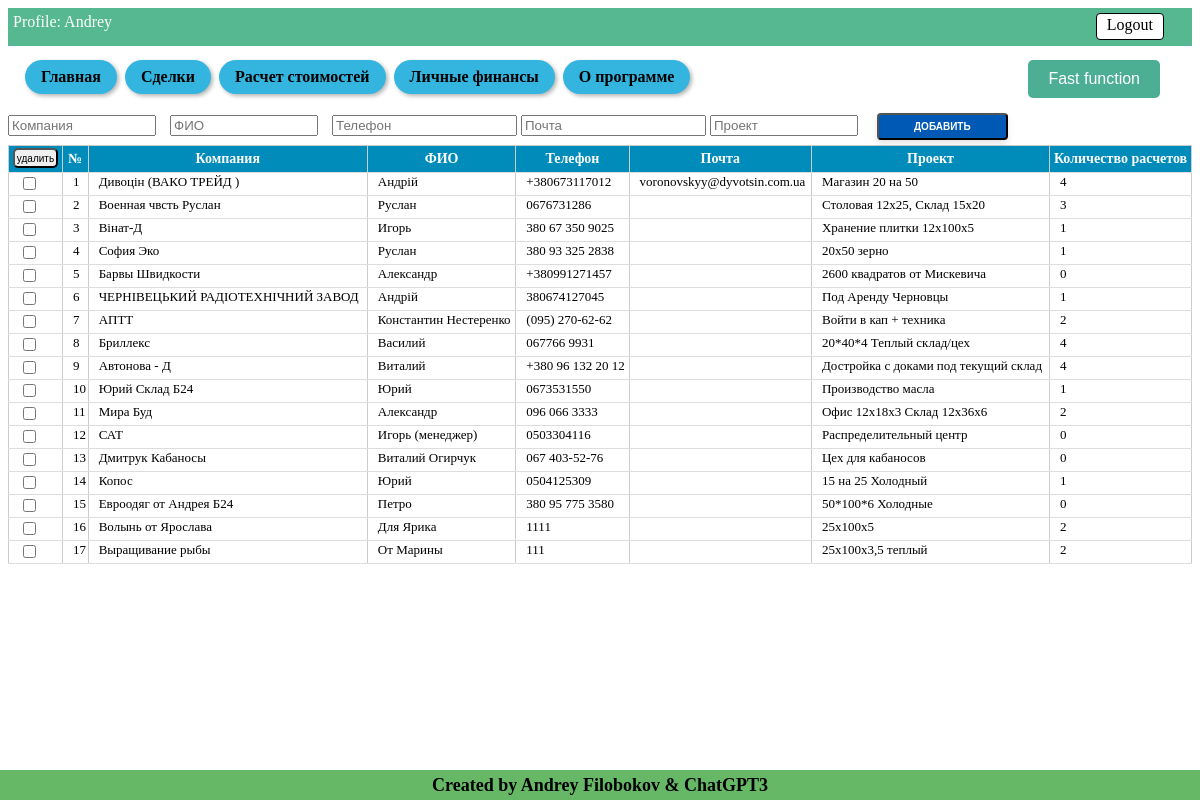
Screenshot of /leads (signed in) with the database file from the repository.
### tables this page shows
CREATE TABLE users (
id integer PRIMARY KEY AUTOINCREMENT,
name text NOT NULL,
email text NOT NULL,
psw text NOT NULL
);

CREATE TABLE lead (id integer PRIMARY KEY AUTOINCREMENT, unique_ID TEXT, company text NOT NULL, name text NOT NULL, phone text NOT NULL, mail text NOT NULL, project text NOT NULL, amount_calc INTEGER DEFAULT (0), job_title text NOT NULL, price text NOT NULL, profit text NOT NULL, user_email TEXT, product TEXT, comments_history TEXT, event TEXT, Layout BLOB, Offers BLOB);

### Saleshelp.py (the view, shortened to what this page needs)
@app.route('/leads', methods=["POST", "GET"])
@login_required
def leads():
    dbase = FDataBase(get_db())
    get_new_lead = dbase.get_info_records('lead', current_user.get_user_email())
    get_new_lead = [ [row[column_name] for column_name in row.keys()] for row in get_new_lead]
    for lead in get_new_lead:
        amount_calc = dbase.get_amount_records('my_warehouse', 'lead_ID', lead[0])
        dbase.update_record("lead", 'id', lead[0], {'amount_calc': amount_calc})
        lead[7] = amount_calc
    return render_template('leads.html', title='My LEADS', menu=menu,
                           title_table_leads=title_table_leads,
                           get_new_lead=get_new_lead,
                           current_user=current_user.get_user_name(),
                           )

### Saleshelp.py (called while the page is built)
def connect_db():
    conn = sqlite3.connect(app.config['DATABASE'])
    conn.row_factory = sqlite3.Row
    return conn

def get_db():
    if not hasattr(g, 'link_db'):
        g.link_db = connect_db()
    return g.link_db

@login_manager.user_loader
def load_user(user_id):
    dbase = FDataBase(get_db())
    return UserLogin().fromDB(user_id, dbase)

### Utils/FDataBase.py (called while the page is built)
    def get_info_records(self, name_tabl, user_email, *args):
        query = ''
        if len(args) > 0:
            for column, value in args:
                query += f" AND {column} = '{value}' AND "
            query = query.rstrip(' AND')
        sql = f"SELECT * FROM {name_tabl} WHERE user_email = '{user_email}'{query}"
        try:
            self.__cur.execute(sql)
            res = self.__cur.fetchall()
            if res:
                return res
        except:
            print("Ошибка чтения из БД")
        return []

    def get_user(self, user_id):
        try:
            self.__cur.execute(f"SELECT * FROM users WHERE id = {user_id} LIMIT 1")
            res = self.__cur.fetchone()
            if not res:
                print("Пользователь не найден")
                return False
            return res
        except sqlite3.Error as e:
            print("Ошибка получения данных из БД " + str(e))
        return False

    def update_record(self, name_table, title_column, vol_column, new_columns_values):
        new_val = ''
        for title, values in new_columns_values.items():
            new_val = new_val + title
            if type(values) == int:
                new_val = new_val + '=' + str(values) + ', '
            else:
                new_val = new_val + '=' + f"'{values}'" + ', '
        new_val = new_val.rstrip(', ')
        try:
            self.__cur.execute(f"UPDATE {name_table} SET {new_val} WHERE {title_column}={vol_column}")
            self.__db.commit()
            return True
        except sqlite3.Error as e:
            print(f"Ошибка обновления записи {vol_column} в БД {name_table} " + str(e))
            return False

    def get_amount_records(self, name_table, name_column, value_cell):
        try:
            self.__cur.execute(f"SELECT COUNT(*) FROM {name_table} WHERE {name_column} = '{value_cell}'")
            records = self.__cur.fetchone()[0]
            return records
        except sqlite3.Error as e:
            print("Ошибка получения записей из БД " + str(e))
            return False

### Utils/UserLogin.py (called while the page is built)
    def get_user_name(self):
        return str(self.__user['name'])

### templates/leads.html (shortened to what this page needs)
{% extends 'base.html' %}
{% block information %}
Profile: {{ current_user }} <a href="{{url_for('logout')}}" class="button-logout"> Logout </a>
{% endblock %}
{% block content %}
<form action="{{url_for('leads')}}" method="POST" id="add-leads-table" class="form-table-leads">
  <div class="input-leads">
    {% for l in title_table_leads[:5] %}
    <input type="{{ l.type }}" id="{{l.name}}" name="{{l.name}}" placeholder="{{l.placeholder}}"
          {% if l.name !='mail' %} required {% endif %}>
    {% endfor %}
    <input type="submit" name="button-add-lead" value="Добавить" />
  </div>
</form>
<form action="{{url_for('leads')}}" method="POST">
  <table id="my-table">
    <thead>
      <tr>
        <th class="button-delete-lead-th">
          <input type="submit" name="button-delete-lead" value="удалить" class="button-delete-lead">
        </th>
        <th>№</th>
        {% for title_col in title_table_leads %}
        <th>{{ title_col.placeholder }}</th>
        {% endfor %}
      </tr>
    </thead>
    <tbody class="table-result">
      {% for row in get_new_lead %}
      <tr>
        <td><input type="checkbox" name="check-lead" id="check-lead" value="{{ row[0] }}"></td>
        <td><a href="{{ url_for('show_info_lead', alias=row[2] ) }}">{{ get_new_lead.index(row)+1 }}</a></td>
        {% for cell in row[2:8] %}
        <td><a href="{{ url_for('show_info_lead', alias=row[2] ) }}">{{ cell }}</a></td>
        {% endfor %}
      </tr>
      {% endfor %}
    </tbody>
  </table>
</form>
{% endblock %}

### static/css/style.css (style rules this page uses)
table { width: 90%; border-collapse: collapse; margin-bottom: 10px; }
th { background-color: #a7a1a1; font-weight: bold; }
td, th { padding: 5px; text-align: center; border: 1px solid #ccc; }
.button-logout { float: right; margin-right: 23px; }
.button-logout { padding-bottom: 5px; padding-top: 2px; padding-left: 10px; padding-right: 10px; background-color: #fff; color: #000; text-decoration: none; border: 1px solid #000; border-radius: 4px; }
.input-leads { white-space: nowrap; }
#add-leads-table input[type="text"] { display: inline-block; width: 140px; margin-right: 10px; }
#add-leads-table input[type="submit"] { display: inline-block; padding: 6px 35px; border-radius: 4px; margin: 5px; font-size: 10px; font-weight: 600; text-decoration: none; text-transform: uppercase; color: #fff; background-color: #005ab5; box-shadow: 0 4px 6px rgba(0, 0, 0, 0.1); cursor: pointer; }
.button-delete-lead-th { padding: 0px; width: 20px; white-space: nowrap; }
.button-delete-lead { width: 45px; height: 20px; border-radius: 1px; font-size: 10px; padding: 0; border-radius: 5px; margin-bottom: 2px; margin-left: 2px; margin-right: 2px; }
#my-table { border-collapse: collapse; width: 100%; }
#my-table th { background-color: #008CBA; color: white; font-weight: bold; padding: 2px; border-bottom: 1px solid #ddd; font-size: 14px; }
#my-table td { border-bottom: 1px solid #ddd; padding: 1px; padding-left: 10px; text-align: left; font-size: 13px; vertical-align: top; background-color: white; }
table td a { text-decoration: none; color: inherit; }

### rows the page displays
users: name "Andrey"
lead: get_new_lead "1", company "Дивоцін (ВАКО ТРЕЙД )", name "Андрій", phone "+380673117012", mail "voronovskyy@dyvotsin.com.ua", project "Магазин 20 на 50", 8 "4"
lead: get_new_lead "2", company "Военная чвсть Руслан", name "Руслан", phone "0676731286", project "Столовая 12х25, Склад 15х20", 8 "3"
lead: get_new_lead "3", company "Вінат-Д", name "Игорь", phone "380 67 350 9025", project "Хранение плитки 12х100х5", 8 "1"
lead: get_new_lead "4", company "София Эко", name "Руслан", phone "380 93 325 2838", project "20х50 зерно", 8 "1"
lead: get_new_lead "5", company "Барвы Швидкости", name "Александр", phone "+380991271457", project "2600 квадратов от Мискевича", 8 "0"
lead: get_new_lead "6", company "ЧЕРНІВЕЦЬКИЙ РАДІОТЕХНІЧНИЙ ЗАВОД", name "Андрій", phone "380674127045", project "Под Аренду Черновцы", 8 "1"
lead: get_new_lead "7", company "АПТТ", name "Константин Нестеренко", phone "(095) 270-62-62", project "Войти в кап + техника", 8 "2"
lead: get_new_lead "8", company "Бриллекс", name "Василий", phone "067766 9931", project "20*40*4 Теплый склад/цех", 8 "4"
lead: get_new_lead "9", company "Автонова - Д", name "Виталий", phone "+380 96 132 20 12", project "Достройка с доками под текущий склад", 8 "4"
lead: get_new_lead "10", company "Юрий Склад Б24", name "Юрий", phone "0673531550", project "Производство масла", 8 "1"
lead: get_new_lead "11", company "Мира Буд", name "Александр", phone "096 066 3333", project "Офис 12х18х3 Склад 12х36х6", 8 "2"
lead: get_new_lead "12", company "САТ", name "Игорь (менеджер)", phone "0503304116", project "Распределительный центр", 8 "0"
lead: get_new_lead "13", company "Дмитрук Кабаносы", name "Виталий Огирчук", phone "067 403-52-76", project "Цех для кабаносов", 8 "0"
lead: get_new_lead "14", company "Копос", name "Юрий", phone "0504125309", project "15 на 25 Холодный", 8 "1"
lead: get_new_lead "15", company "Евроодяг от Андрея Б24", name "Петро", phone "380 95 775 3580", project "50*100*6 Холодные", 8 "0"
lead: get_new_lead "16", company "Волынь от Ярослава", name "Для Ярика", phone "1111", project "25х100х5", 8 "2"
lead: get_new_lead "17", company "Выращивание рыбы", name "От Марины", phone "111", project "25х100х3,5 теплый", 8 "2"

### other values shown
{{ m.name }} "Главная" "Сделки" "Расчет стоимостей" "Личные финансы" "О программе"
{{ title_col.placeholder }} "Компания" "ФИО" "Телефон" "Почта" "Проект" "Количество расчетов"
